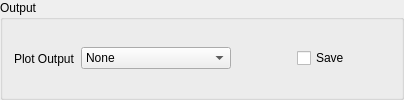
        <widget class="QGroupBox" name="groupBox">
         <property name="minimumSize">
          <size>
           <width>0</width>
           <height>0</height>
          </size>
         </property>
         <property name="title">
          <string>Output</string>
         </property>
         <layout class="QHBoxLayout" name="horizontalLayout_41">
          <item>
           <layout class="QHBoxLayout" name="horizontalLayout_22">
            <item>
             <layout class="QHBoxLayout" name="horizontalLayout_43">
              <item>
               <widget class="QLabel" name="label_4">
                <property name="text">
                 <string>Plot Output</string>
                </property>
               </widget>
              </item>
              <item>
               <widget class="QComboBox" name="sqw_cbPlotType">
                <property name="sizePolicy">
                 <sizepolicy hsizetype="MinimumExpanding" vsizetype="Fixed">
                  <horstretch>0</horstretch>
                  <verstretch>0</verstretch>
                 </sizepolicy>
                </property>
                <property name="minimumSize">
                 <size>
                  <width>150</width>
                  <height>0</height>
                 </size>
                </property>
                <item>
                 <property name="text">
                  <string>None</string>
                 </property>
                </item>
                <item>
                 <property name="text">
                  <string>Contour</string>
                 </property>
                </item>
                <item>
                 <property name="text">
                  <string>Spectra</string>
                 </property>
                </item>
               </widget>
              </item>
              <item>
               <spacer name="horizontalSpacer_19">
                <property name="orientation">
                 <enum>Qt::Horizontal</enum>
                </property>
                <property name="sizeHint" stdset="0">
                 <size>
                  <width>40</width>
                  <height>20</height>
                 </size>
                </property>
               </spacer>
              </item>
             </layout>
            </item>
            <item>
             <layout class="QVBoxLayout" name="verticalLayout_25">
              <property name="leftMargin">
               <number>10</number>
              </property>
              <property name="rightMargin">
               <number>10</number>
              </property>
             </layout>
            </item>
            <item>
             <layout class="QHBoxLayout" name="horizontalLayout_40">
              <item>
               <widget class="QCheckBox" name="sqw_ckSave">
                <property name="text">
                 <string>Save</string>
                </property>
               </widget>
              </item>
              <item>
               <spacer name="horizontalSpacer_30">
                <property name="orientation">
                 <enum>Qt::Horizontal</enum>
                </property>
                <property name="sizeHint" stdset="0">
                 <size>
                  <width>40</width>
                  <height>20</height>
                 </size>
                </property>
               </spacer>
              </item>
             </layout>
            </item>
           </layout>
          </item>
         </layout>
        </widget>
